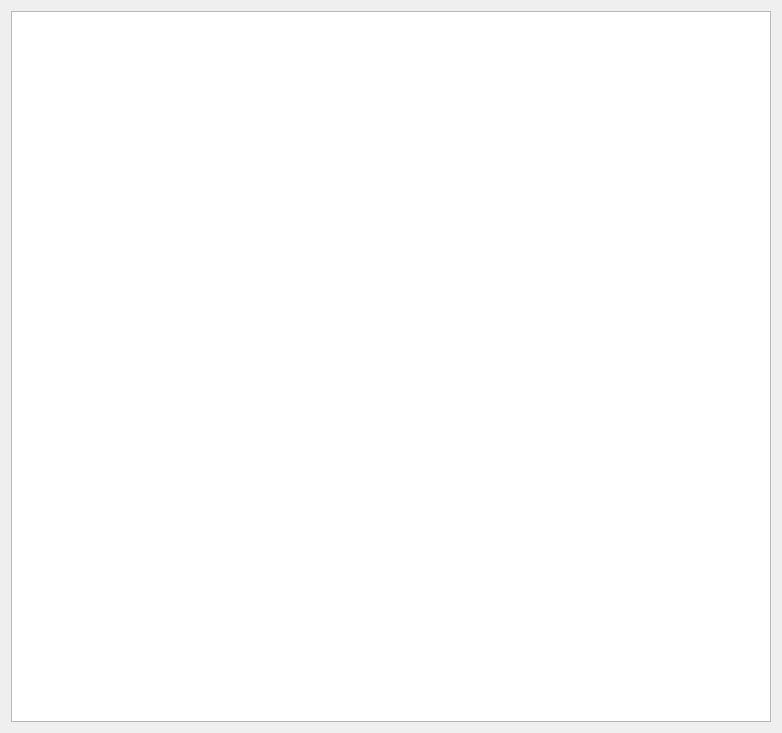
<?xml version="1.0" encoding="UTF-8"?>
<ui version="4.0">
 <class>ShowIFCtree</class>
 <widget class="QDialog" name="ShowIFCtree">
  <property name="geometry">
   <rect>
    <x>0</x>
    <y>0</y>
    <width>782</width>
    <height>733</height>
   </rect>
  </property>
  <property name="windowTitle">
   <string>Dialog</string>
  </property>
  <layout class="QVBoxLayout" name="verticalLayout">
   <item>
    <widget class="QTreeView" name="treeView">
     <property name="editTriggers">
      <set>QAbstractItemView::NoEditTriggers</set>
     </property>
    </widget>
   </item>
  </layout>
 </widget>
 <resources/>
 <connections/>
</ui>
